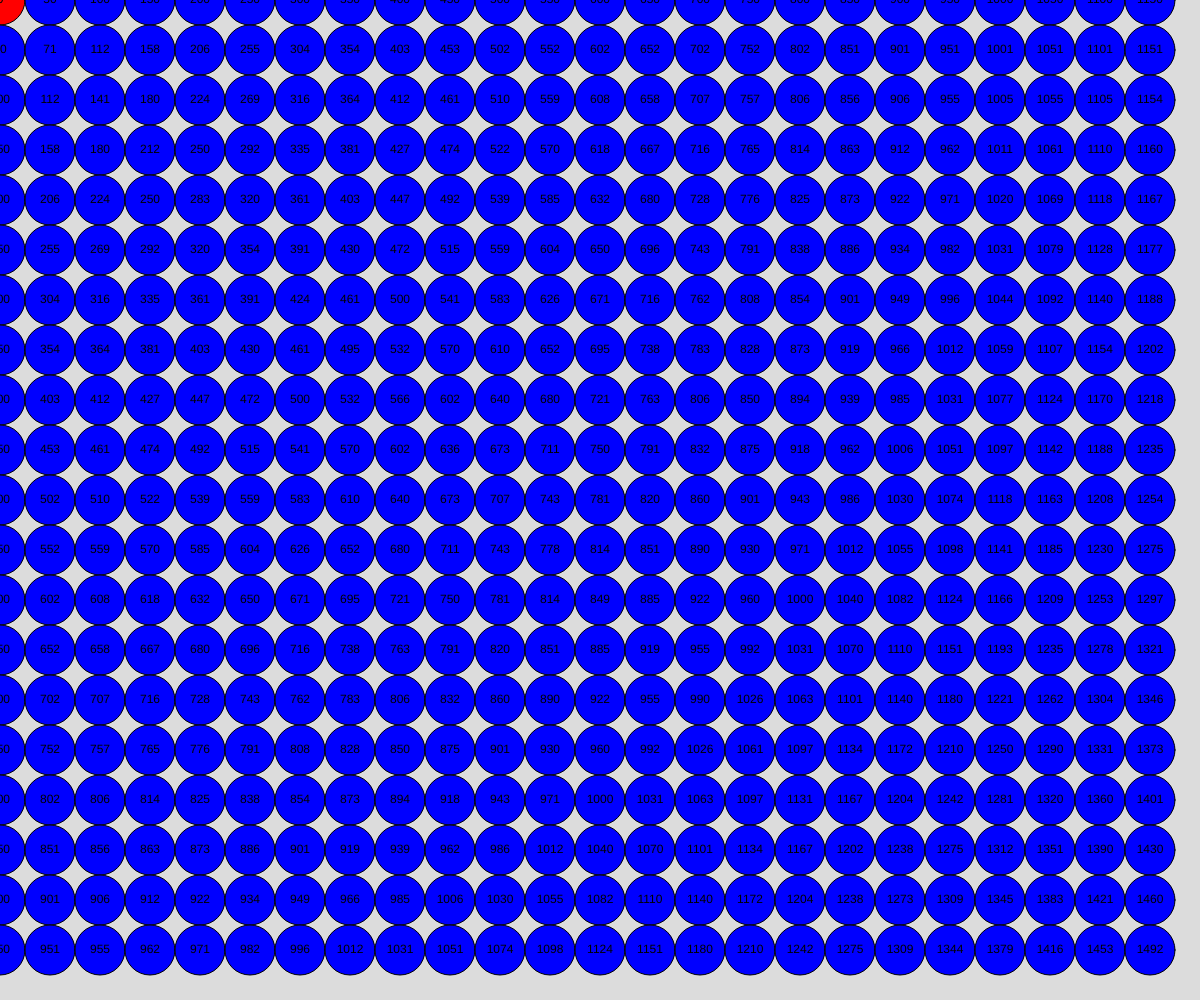
Frame 1 (no input)
Frame 60 (no input): identical to frame 1, image omitted
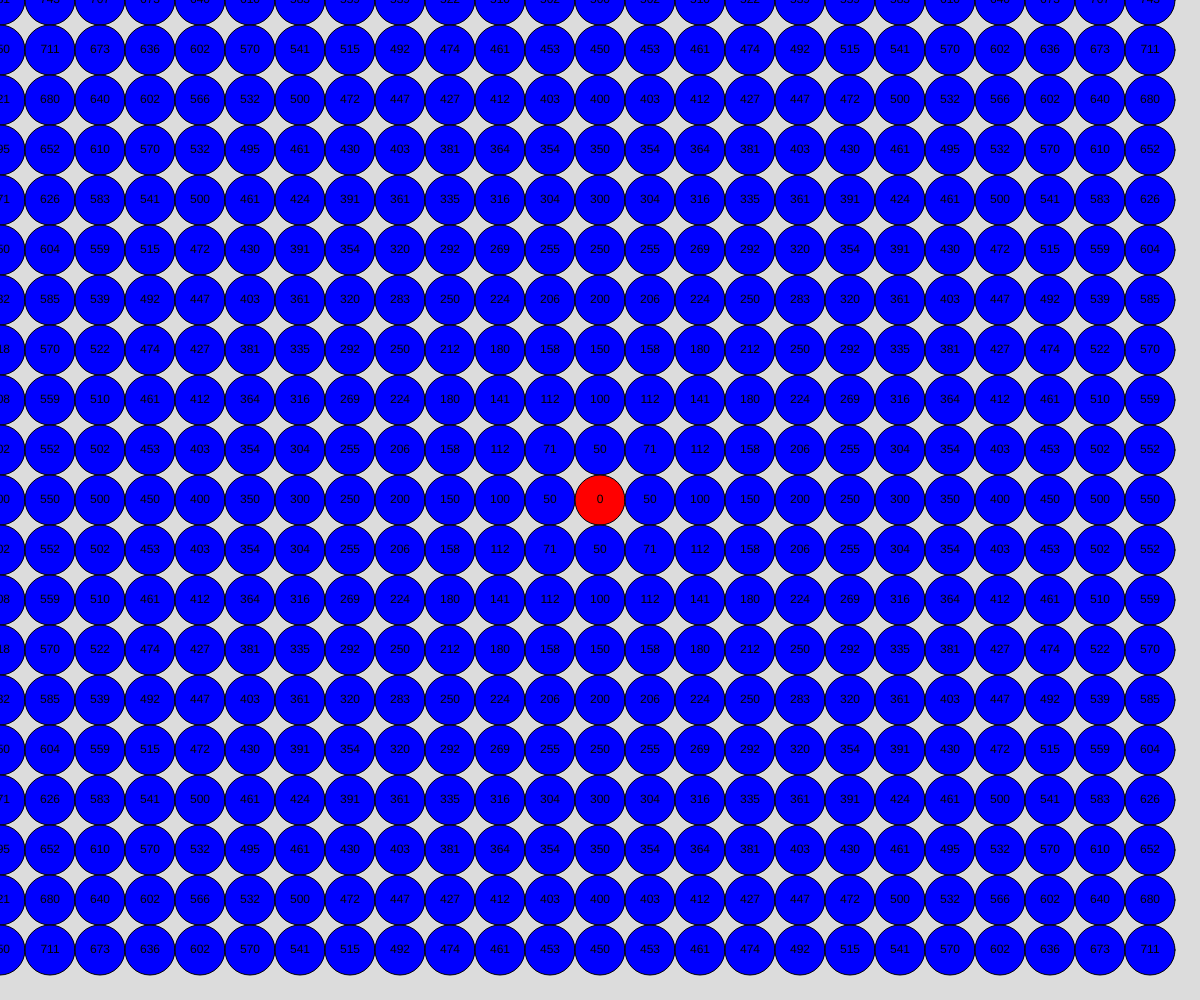
Frame 120 (the mouse pressed at the canvas centre since frame 60)

The p5.js sketch that drew these frames (run headless with seeded random() and noise() and a simulated clock; from frame 60 on, the mouse is pressed at the canvas centre):

// p5.js sketch
// ── sketch.js
// Project Title: Circle Grid
// Your Name: [Your Name]
// Date: [Current Date]
//
// Extra for Experts:
// - Added interactivity by changing circle colors based on distance from the mouse.
// - Included a dynamic resizing feature for the grid based on window size.

let gridSpacing = 50;

function setup() {
  createCanvas(windowWidth, windowHeight);
}

function draw() {
  background(220);
  renderGrid();
}

function circleDistance(x1, y1, x2, y2) {
  let a = abs(x1 - x2);
  let b = abs(y1 - y2);
  let c = sqrt(pow(a, 2) + pow(b, 2));
  return round(c);
}

function renderGrid() {
  for (let x = 0; x < width; x += gridSpacing) {
    for (let y = 0; y < height; y += gridSpacing) {
      let d = circleDistance(x, y, mouseX, mouseY);
      
      // Change circle color based on distance
      if (d < 50) {
        fill(255, 0, 0); // Red if mouse is close
      } else {
        fill(0, 0, 255); // Blue otherwise
      }
      
      circle(x, y, gridSpacing);
      textAlign(CENTER, CENTER);
      fill(0);
      text(d, x, y);
    }
  }
}

function windowResized() {
  resizeCanvas(windowWidth, windowHeight);
}
